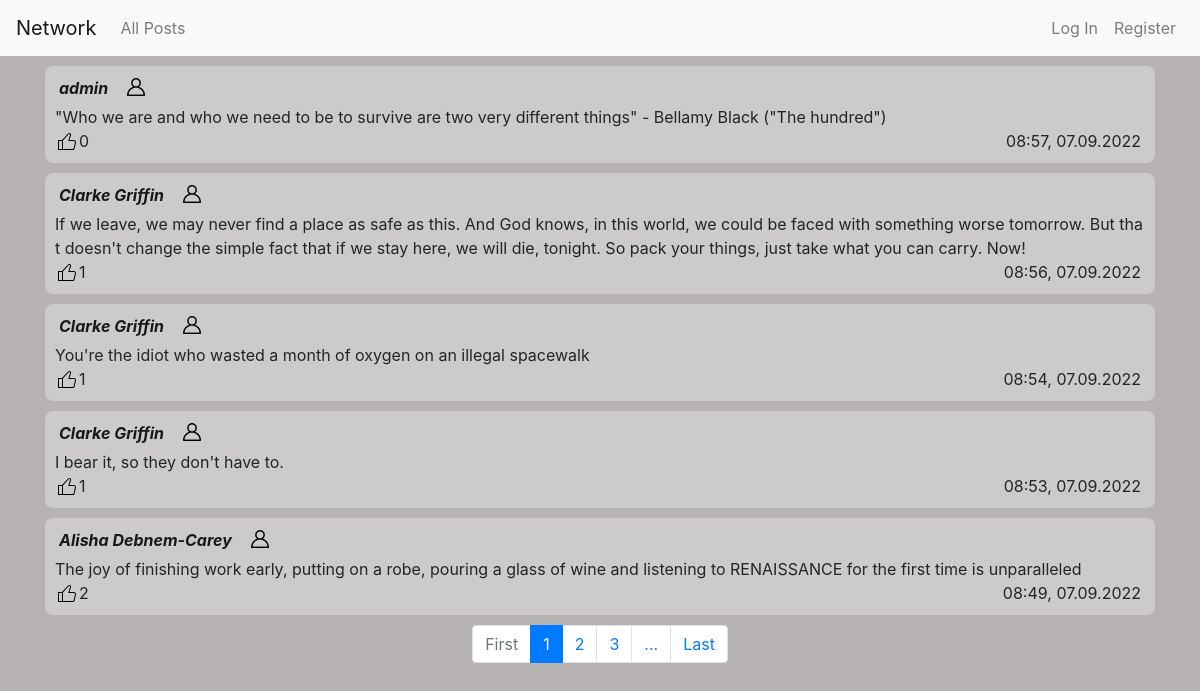
The page / on the database its author committed.
### network/models.py (models this page shows, shortened)
class Post(models.Model):
    author = models.ForeignKey(User, on_delete = models.CASCADE, related_name = "authorUser")
    textarea = models.TextField(max_length = 5000)
    timestamp = models.DateTimeField(auto_now_add=True)
    likes = models.ManyToManyField(User, related_name = "likes", blank = True)

class User(AbstractUser):
    pass

### network/views.py (the view, shortened to what this page needs)
# urls.py: path("", views.index, name="index"),
def index(request):
    posts = Post.objects.all().order_by('-timestamp')
    followingUserList = []
    if request.user.is_authenticated:
        followings = Following.objects.filter(user = request.user)
        if followings:
            for extractList in followings:
                for unit in extractList.who.all():
                    followingUserList.append(unit.username)
    forrange = math.ceil(len(posts)/N)+1
    paginator = Paginator(posts, N)
    page_number = request.GET.get('page')
    page_obj = paginator.get_page(page_number)
    return render(request, "network/index.html", {
        "page_obj": page_obj,
        "form": Postform(),
        "range": range(1, forrange),
        "followings": followingUserList,
    })

### network/templates/network/index.html (shortened to what this page needs)
{% extends "network/layout.html" %}
{% block body %}
    <div class="container">
        {% for post in page_obj %}
            <div class="comment comment-{{post.id}}">
                <div class="d-flex flex-row align-items-center flexgap margbot5">
                    <a class="linkForUser frame" href="{% url 'profile' post.author %}"> {{ post.author }} </a>
                    {% if user.is_authenticated %}
                        {% if post.author.username in followings %}
                            <button onclick="subscribeFunction(this)" title="unsubscribe" class="subscribe" type="submit" data-author="{{post.author}}" data-substatus="true" >
                                <img src="/static/network/black.png" class="imagepad" width="18px" height="18px">
                            </button>
                        {% elif request.user == post.author %}
                        {% else %}
                            <button onclick="subscribeFunction(this)" title="subscribe" class="subscribe" type="submit" data-author="{{post.author}}" data-substatus="false" >
                                <img src="/static/network/white.png" class="imagepad" width="18px" height="18px">
                            </button>
                        {% endif %}
                    {% else %}
                        <img src="/static/network/white.png" class="imagepad" width="18px" height="18px">
                    {% endif %}
                </div>
                <div class="divPostArea-{{post.id}}">
                    <p class="postArea-{{post.id}}">
                        {{ post.textarea }}
                    </p>
                </div>
                <span class="frame floatRight">
                    {{ post.timestamp|date:'H:i, d.m.Y'}}
                </span>
                <div class="likediv">
                    <span class="likeCount-{{post.id}}">
                        {{ post.likes.all|length }}
                    </span>
                </div>
            </div>
        {% empty %}
            <div class="comment">
                <p class="centerText">You haven't got following people yet</p>
            </div>
        {% endfor %}
    </div>
    <nav class="pagnav">
        <ul class="pagination justify-content-center">
            {% if page_obj.number == 1 %}
                <li class="page-item disabled"><a class="page-link" href="?page=1">First</a></li>
            {% else %}
                <li class="page-item"><a class="page-link" href="?page=1">First</a></li>
            {% endif %}
            {% if page_obj.paginator.num_pages < 4 %}
                {% for i in range %}
                    {% if page_obj.number == i %}
                        <li class="page-item active"><a class="page-link" href="?page={{ i }}"> {{ i }} </a></li>
                    {% else %}
                        <li class="page-item"><a class="page-link" href="?page={{ i }}"> {{ i }} </a></li>
                    {% endif %}
                {% endfor %}
            {% else %}
                {% if page_obj.number == 1 %}
                    <li class="page-item active"><a class="page-link" href="?page={{ page_obj.number }}"> {{ page_obj.number }} </a></li>
                    <li class="page-item "><a class="page-link" href="?page={{ page_obj.next_page_number }}">{{ page_obj.next_page_number }}</a></li>
                    <li class="page-item "><a class="page-link" href="?page={{ page_obj.number|add:'2' }}">{{ page_obj.number|add:'2' }}</a></li>
                    {% if page_obj.number|add:'2' < page_obj.paginator.num_pages %}
                        {% if page_obj.number|add:'3' == page_obj.paginator.num_pages %}
                            <li class="page-item "><a class="page-link" href="?page={{ page_obj.number|add:'3' }}">...</a></li>
                        {% else %}
                            <li class="page-item "><a class="page-link" href="?page={{ page_obj.number|add:'4' }}">...</a></li>
                        {% endif %}
                    {% endif %}
                {% endif %}
            {% endif %}
            {% if page_obj.number == page_obj.paginator.num_pages %}
                <li class="page-item disabled"><a class="page-link" href="?page={{ page_obj.paginator.num_pages }}">Last</a></li>
            {% else %}
                <li class="page-item"><a class="page-link" href="?page={{ page_obj.paginator.num_pages }}">Last</a></li>
            {% endif %}
        </ul>
    </nav>
{% endblock %}

### network/templates/network/layout.html (shortened to what this page needs)
{% load static %}
<!DOCTYPE html>
<html lang="en">
    <head>
        <link rel="stylesheet" href="https://stackpath.bootstrapcdn.com/bootstrap/4.4.1/css/bootstrap.min.css">
        <link href="{% static 'network/styles.css' %}" rel="stylesheet">
    </head>
    <body>
        <nav class="navbar navbar-expand navbar-light bg-light">
            <div class="w-100 d-flex flex-row justify-content-between">
                <div class="d-flex flex-row">
                    <a class="navbar-brand" href="{% url 'index' %}">Network</a>
                    <ul class="navbar-nav mr-auto w-100 ">
                        <li class="nav-item">
                            <a class="nav-link" href="{% url 'index' %}">All Posts</a>
                        </li>
                    </ul>
                </div>
                <div class="">
                    <ul class="navbar-nav mr-auto w-100 ">
                        {% if user.is_authenticated %}
                            <li class="nav-item">
                                <a class="nav-link" href="{% url 'profile' user.username %}"><strong>{{ user.username }}</strong></a>
                            </li>
                            <li class="nav-item rightside">
                                <a class="nav-link" href="{% url 'logout' %}">Log Out</a>
                            </li>
                        {% else %}
                            <li class="nav-item rightside">
                                <a class="nav-link" href="{% url 'login' %}">Log In</a>
                            </li>
                            <li class="nav-item rightside">
                                <a class="nav-link" href="{% url 'register' %}">Register</a>
                            </li>
                        {% endif %}
                    </ul>
                </div>
            </div>
          </nav>
        <div class="body">
            {% block body %}
            {% endblock %}
        </div>
    </body>
</html>

### network/static/network/styles.css (style rules this page uses)
body { background-color: rgb(184, 179, 179); background-image: url("https://www.transparenttextures.com/patterns/graphy-dark.png"); user-select: none; }
p { margin: 0; user-select: text; word-break: break-all; }
.comment { width: 100%; height: 100%; margin-bottom: 10px; margin-top: 10px; padding: 10px 10px; border-radius: 8px; background-color: #d6d6d6a9; }
.floatRight { float: right; }
.frame { width: fit-content; background-color: transparent; padding-left: 4px; padding-right: 4px; }
.linkForUser { color: rgb(24, 24, 24); font-style: italic; font-weight: bold; }
.likediv { display: flex; align-items: flex-end; }
.imagepad { margin-bottom: 2px; }
.margbot5 { margin-bottom: 5px;; }
.flexgap { gap: 15px; }

### rows shown on the page
Post: author "admin", textarea "\"Who we are and who we need to be to survive are two very different things\" - Bellamy Black (\"The hundred\")", timestamp "08:57, 07.09.2022", likes.all|length "0"
Post: author "Clarke Griffin", textarea "If we leave, we may never find a place as safe as this. And God knows, in this world, we could be faced with something worse tomorrow. But that doesn't change the simple fact that if we stay here, we will die, tonight. So pack your things, just take what you can carry. Now!", timestamp "08:56, 07.09.2022", likes.all|length "1"
Post: author "Clarke Griffin", textarea "You're the idiot who wasted a month of oxygen on an illegal spacewalk", timestamp "08:54, 07.09.2022", likes.all|length "1"
Post: author "Clarke Griffin", textarea "I bear it, so they don't have to.", timestamp "08:53, 07.09.2022", likes.all|length "1"
Post: author "Alisha Debnem-Carey", textarea "The joy of finishing work early, putting on a robe, pouring a glass of wine and listening to RENAISSANCE for the first time is unparalleled", timestamp "08:49, 07.09.2022", likes.all|length "2"

### other values the page prints
{{ page_obj.number }} "1"
{{ page_obj.next_page_number }} "2"
{{ page_obj.number|add:'2' }} "3"
